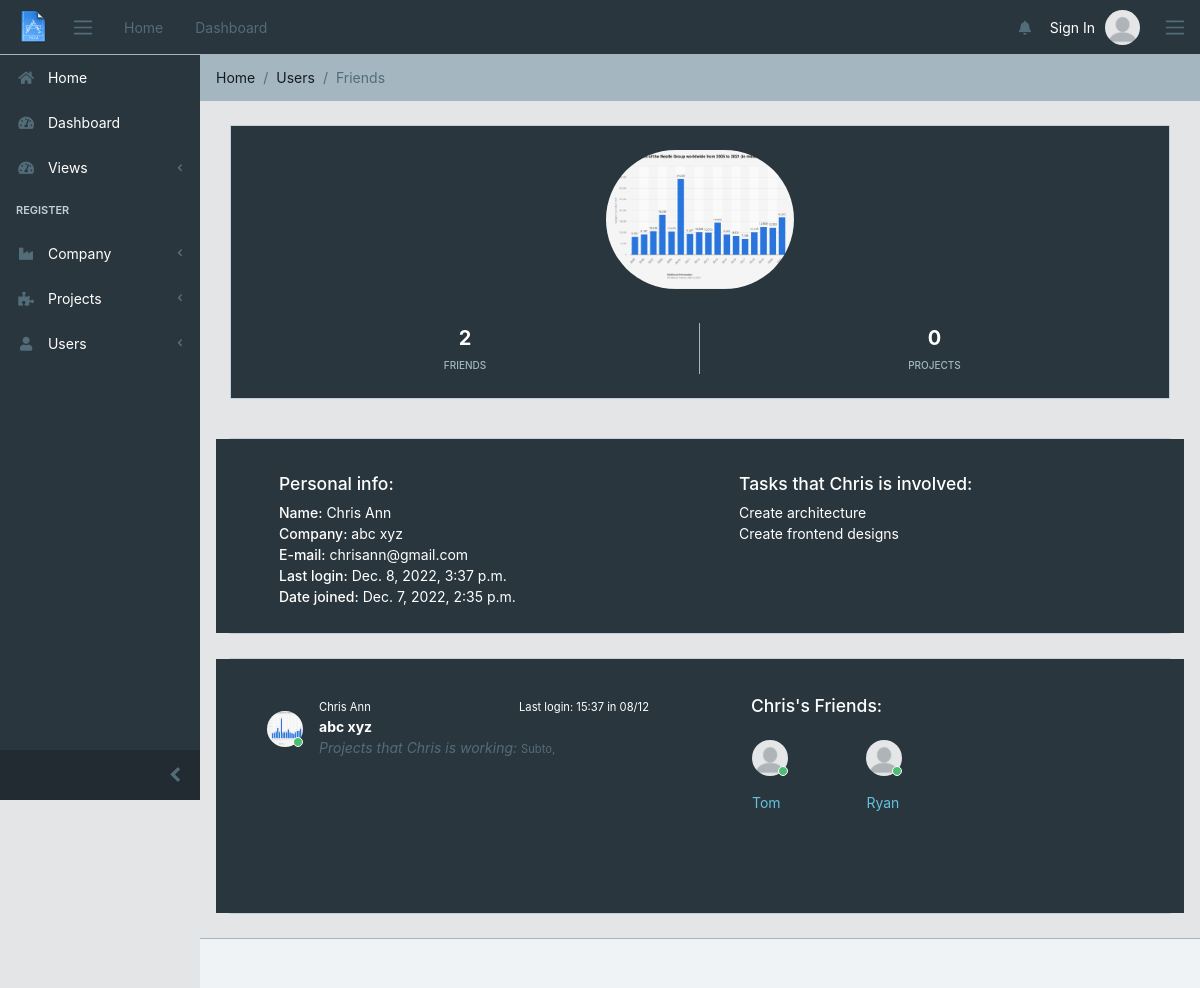
The app's page /register/users/1/ with its own data.
### register/models.py (models this page shows, shortened)
class UserProfile(models.Model):
    user    = models.ForeignKey(User, on_delete=models.CASCADE)
    company = models.ForeignKey(Company, on_delete=models.CASCADE)
    project = models.ManyToManyField(Project, blank=True)
    friends = models.ManyToManyField('self', blank=True)
    img    = models.ImageField(upload_to='accounts/avatar', blank=True, default='accounts/avatar/blank_profile.png')
    def __str__(self):
        return (str(self.user))

class Company(models.Model):
    social_name = models.CharField(max_length=80)
    name = models.CharField(max_length=80)
    email = models.EmailField()
    city = models.CharField(max_length=50)
    found_date = models.DateField()
    class Meta:
        verbose_name_plural = 'Companies'
        ordering = ('name',)
    def __str__(self):
        return (self.name)

### projects/models.py (models this page shows)
class Task(models.Model):
    task_name = models.CharField(max_length=80)
    assign = models.ManyToManyField(User)
    project = models.ForeignKey(Project, on_delete=models.CASCADE)
    status = models.CharField(max_length=7, choices=STATUS, default=1)
    due = models.CharField(max_length=7, choices=DUE, default=1)
    class Meta:
        ordering = ['project', 'task_name']
    def __str__(self):
        return(self.task_name)

class Project(models.Model):
    name = models.CharField(max_length=200)
    assign = models.ManyToManyField(User)
    description = models.CharField(max_length=300, null=True, blank=True)
    status = models.CharField(max_length=20, null=True, choices=STATUS)
    date_created = models.DateField(auto_now_add=True)
    upd_date = models.DateField(auto_now_add=False, auto_now=True)
    dead_line = models.DateTimeField('dead line')
    company = models.ForeignKey('register.Company', on_delete=models.CASCADE, default='1')
    complete_per = models.FloatField(max_length=3, validators = [MinValueValidator(0), MaxValueValidator(100)])
    class Meta:
        ordering = ['name', 'dead_line', 'complete_per']
    def __str__(self):
        return self.name

### register/views.py (the view)
# urls.py: path('users/<int:profile_id>/', views.user_view, name='user'),
def user_view(request, profile_id):
    user = UserProfile.objects.get(id=profile_id)
    context = {
        'user_view' : user,
    }
    return render(request, 'register/user.html', context)

### register/templates/register/user.html
{% extends 'accounts/base.html' %}
{% load staticfiles %}
{% block breadcrumb %}
        <li class="breadcrumb-item">Home</li>
        <li class="breadcrumb-item">Users</li>
        <li class="breadcrumb-item active">Friends</li>
{% endblock breadcrumb%}
{% block content %}
<div class="container-fluid">
    <div id="ui-view" style="opacity: 1;">
        <div class="animated fadeIn">
            <div class="row">
                <div class="col-12 mb-3">
                    <div class="social-box bg-dark" style="height:110%">
                        {% if user_view.img.url != "/media/accounts/avatar/blank_profile.png" %}
                        <img src="{{ user_view.img.url }}" class="img-avatar m-4" alt="{{ user_view }}" width="20%">
                        {% else %}
                        <img src="{% static 'accounts/img/avatar/blank_profile.png' %}" class="img-avatar m-4" alt="{{ user_view }}" width="20%">
                        {% endif %}
                        <ul>
                        <li>
                            <strong class="text-white">{{ user_view.friends.all.count }}</strong>
                            <span>friends</span>
                        </li>
                        <li>
                            <strong class="text-white">{{ user_view.project.all.count }}</strong>
                            <span>projects</span>
                        </li>
                        </ul>
                    </div>
                </div>
            </div>
            <div class="row">
                <div class="col-12">
                    <div class="card mt-5">
                        <div class="simple-box">
                            <div class="row bg-dark">
                                <div class="col-12 col-md-6">
                                    <ul class="mt-4 mx-5">
                                        <h5 class="text-white">Personal info:</h5>
                                        <li class="text-white"><span>Name:</span> {{ user_view.user.get_full_name }}</li>
                                        <li class="text-white"><span>Company:</span> {{ user_view.company }}</li>
                                        <li class="text-white"><span>E-mail:</span> {{ user_view.user.email}}</li>
                                        <li class="text-white"><span>Last login:</span> {{ user_view.user.last_login }}</li>
                                        <li class="text-white"><span>Date joined:</span> {{ user_view.user.date_joined }}</li>
                                    </ul>
                                </div>
                                <div class="col-12 col-md-6 text-left">
                                    <ul class="m-4">
                                        <h5 class="text-white">Tasks that {{ user_view.user.first_name }} is involved:</h5>
                                        {% for task in user_view.user.task_set.all %}
                                        <li class="text-white">{{ task }}</li>
                                        {% endfor %}
                                    </ul>
                                </div>
                            </div>
                        </div>
                    </div>
                </div>
            </div>
        <div class="row">
                <div class="col-12">
                    <div class="card">
                        <div class="row bg-dark">
                            <div class="col-12 col-md-6">
                                <div class="card-body">
                                    <div class="tab-pane p-3 active show">
                                      <div class="message">
                                        <div class="py-3 pb-5 mr-3 float-left">
                                          <div class="avatar">
                                            {% if user_view.img.url != "/media/accounts/avatar/blank_profile.png" %}
                                            <img src="{{ user_view.img.url }}" class="img-avatar" alt="{{ friend.user.get_full_name }}">
                                            {% else %}
                                            <img src="{% static 'accounts/img/avatar/blank_profile.png' %}" class="img-avatar" alt="{{ friend.user.get_full_name }}">
                                            {% endif %}
                                            <span class="avatar-status badge-success"></span>
                                          </div>
                                        </div>
                                        <div>
                                          <small class="text-white">{{ user_view.user.get_full_name }}</small>
                                            {% if user_view.user.last_login %}
                                          <small class="text-white float-right mt-1">Last login: {{ user_view.user.last_login|date:"H:i" }} in {{ user_view.user.last_login|date:"d/m" }}</small>
                                            {% endif %}
                                        </div>
                                        <div class="text-truncate font-weight-bold text-white">{{ user_view.company }}</div>
                                        {% if user_view.user.project_set %}
                                        <em class="text-muted">Projects that {{ user_view.user.first_name }} is working:</em>
                                        <small class="text-muted">
                                            {% for project in user_view.user.project_set.all %}
                                            {{ project }},
                                            {% endfor %}
                                        </small>
                                        {% else %}
                                        <em class="text-white">{{ user_view.user.first_name }} is working in no projects until now.</em>
                                        {% endif %}
                                      </div>
                                    </div>
                                </div>
                            </div>
                            <div class="col-12 col-md-6">
                                <div class="card-body">
                                    <div class="tab-pane p-3 active show">
                                        {% if user_view.friends.all %}
                                        <h5 class="text-white">{{ user_view.user.first_name }}'s Friends:</h5>
                                        <div class="row">
                                        {% for friend in user_view.friends.all %}
                                        <div class="py-3 pb-5 mr-3 float-left ml-3" style="width: 20%">
                                            <p class="avatar">
                                                {% if friend.img.url != "/media/accounts/avatar/blank_profile.png" %}
                                                <img src="{{ friend.img.url }}" class="img-avatar" alt="{{ friend.user.get_full_name }}">
                                                {% else %}
                                                <img src="{% static 'accounts/img/avatar/blank_profile.png' %}" class="img-avatar" alt="{{ friend.user.get_full_name }}">
                                                {% endif %}
                                                <span class="avatar-status badge-success"></span>
                                            </p>
                                            <p>
                                                <a href="{% url 'register:user' profile_id=friend.id%}" class="text-info">{{ friend.user.first_name }}</a>
                                            </p>
                                        </div>
                                        {% endfor%}
                                        {% else %}
                                        <em class="text-white">{{ user_view.user.first_name }} have no friends.</em>
                                        {% endif %}
                                        </div>
                                    </div>
                                </div>
                            </div>
                        </div>
                    </div>
                </div>
            </div>
        </div>
    </div>
</div>
{% endblock %}

### accounts/templates/accounts/base.html (shortened to what this page needs)
{% load static %}
<!DOCTYPE html>
<html lang="en">
<head>
  <link rel="stylesheet" href="https://use.fontawesome.com/releases/v5.0.9/css/all.css">
  <link href="{% static 'accounts/css/simple-line-icons.min.css' %}" rel="stylesheet">
  <link href="{% static 'accounts/css/estilo.css' %}" rel="stylesheet">
  <link href="{% static 'accounts/css/style.css' %}" rel="stylesheet">
</head>
{% block body %}
<body class="app header-fixed sidebar-fixed aside-menu-fixed aside-menu-hidden">
  <header class="app-header navbar bg-dark">
    <img src="{% static 'accounts/img/logos/logo.png' %}" alt="" class="brand-gui ml-2 d-none d-sm-block p-2">
    <button class="navbar-toggler sidebar-toggler d-md-down-none" type="button">
      <span class="navbar-toggler-icon"></span>
    </button>
    <ul class="nav navbar-nav d-md-down-none">
      <li class="nav-item px-3">
        <a class="nav-link" href="{% url 'accounts:index' %}">Home</a>
      </li>
      <li class="nav-item px-3">
        <a class="nav-link" href="{% url 'accounts:dashboard' %}">Dashboard</a>
      </li>
    </ul>
    <ul class="nav navbar-nav ml-auto">
      <li class="nav-item d-md-down-none">
        <a class="nav-link" href="#"><i class="fa fa-bell"></i></a>
      </li>
      {% if user.is_authenticated %}
      <li class="text-muted">Hello, {{ user.first_name }}</li>
      {% else %}
      <li class="text-muted">
        <a class="text-white" href="{% url 'accounts:login' %}">Sign In</a>
      </li>
      {% endif %}
      <li class="nav-item dropdown">
        <a class="nav-link" data-toggle="dropdown" href="#" role="button" aria-haspopup="true" aria-expanded="false">
          {% if user.is_authenticated and logged_user.img.url != "/media/accounts/avatar/blank_profile.png" %}
          <img src="{{ logged_user.img.url }}" class="img-avatar" alt="{{ user }}">
          {% else %}
          <img src="{% static 'accounts/img/avatar/blank_profile.png' %}" class="img-avatar" alt="{{ user }}">
          {% endif %}
        </a>
      </li>
    </ul>
    <button class="navbar-toggler aside-menu-toggler" type="button">
      <span class="navbar-toggler-icon"></span>
    </button>
  </header>
  <div class="app-body">
    <div class="sidebar">
      <nav class="sidebar-nav">
        <ul class="nav">
          <li class="nav-item">
            <a class="nav-link" href="{% url 'accounts:index' %}"><i class="fa fa-home"></i> Home</a>
          </li>
          <li class="nav-item">
            <a class="nav-link" href="{% url 'accounts:dashboard' %}"><i class="fa fa-tachometer-alt"></i> Dashboard</a>
          </li>
          <li class="nav-item nav-dropdown">
            <a class="nav-link nav-dropdown-toggle" href="#"><i class="fa fa-tachometer-alt"></i> Views</a>
          </li>
          <li class="nav-title">
            Register
          </li>
          <li class="nav-item nav-dropdown">
            <a class="nav-link nav-dropdown-toggle" href="#"><i class="fa fa-industry"></i> Company</a>
          </li>
          <li class="nav-item nav-dropdown">
            <a class="nav-link nav-dropdown-toggle" href="#"><i class="fa fa-puzzle-piece"></i> Projects</a>
          </li>
          <li class="nav-item nav-dropdown">
            <a class="nav-link nav-dropdown-toggle" href="#"><i class="fa fa-user"></i> Users</a>
          </li>
          <li class="divider"></li>
        </ul>
      </nav>
      <button class="sidebar-minimizer brand-minimizer" type="button"></button>
    </div>
    <main class="main">
      <ol class="breadcrumb bg-secondary">
        {% block breadcrumb %}{% endblock breadcrumb%}
      </ol>
{% block content %}
{% endblock %}
    </main>
  </div>
  <footer class="app-footer">
  </footer>
</body>
{% endblock body %}
</html>

### accounts/static/accounts/css/estilo.css (style rules this page uses)
.brand-gui { width: 50px; position: relative; }
.simple-box ul { padding: 10px 0; list-style: none; }
.simple-box ul li span { font-weight: 500; }

### records on screen
UserProfile: img (picture), friends.all.count "2", project.all.count "0", user.get_full_name "Chris Ann", company "abc xyz", user.email "chrisann@gmail.com", user.last_login "Dec. 8, 2022, 3:37 p.m.", user.date_joined "Dec. 7, 2022, 2:35 p.m.", user.first_name "Chris", user.last_login "15:37", user.last_login "08/12"
Task: task_name "Create architecture"
Task: task_name "Create frontend designs"
Project: name "Subto"
UserProfile: user.first_name "Tom"
UserProfile: user.first_name "Ryan"
